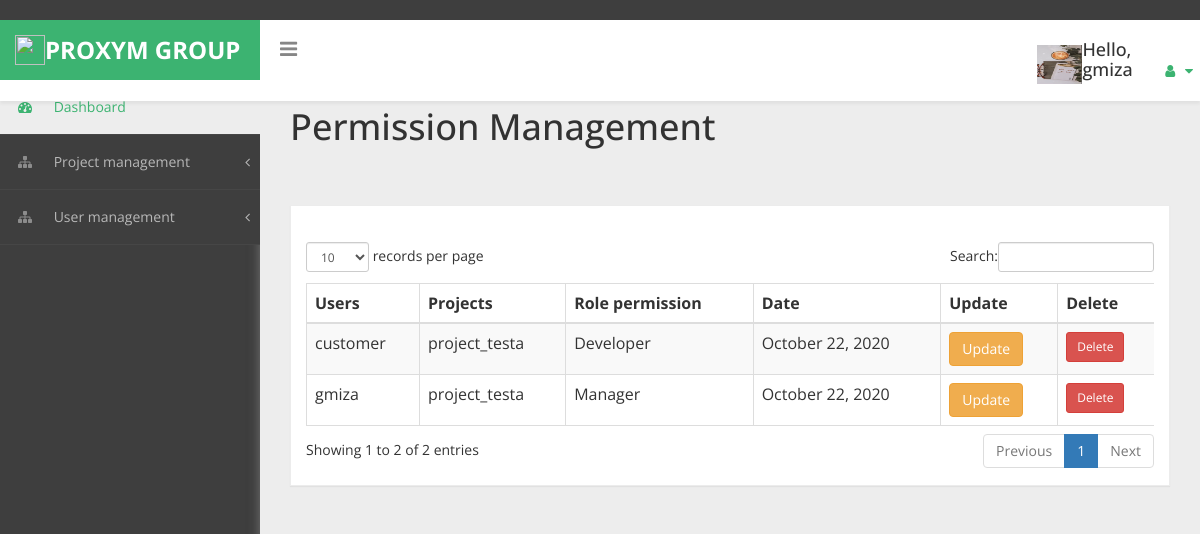
Page /detail_management/ (signed in) on the committed database.
### users/models.py (models this page shows, shortened)
class Profile(models.Model):
    user = models.OneToOneField(User, on_delete=models.CASCADE,unique=True, primary_key=True, default=None)
    image = models.ImageField(default='default.jpg', upload_to='profile_pics')

### blog/models.py (models this page shows, shortened)
class Permissionproject(models.Model):
    USER = (
                ('50', 'Manager'),
                ('20', 'Reporter'),
                ('30', 'Developer'),
                ('0', 'No access'),
			)
    user =models.ForeignKey(User, on_delete=models.PROTECT,verbose_name=u"User member")
    project_id =models.ForeignKey(Post, on_delete=models.PROTECT,verbose_name=u"Projects")
    Choose_a_role_permission = models.CharField(max_length=200, null=True, choices=USER)
    expires_at = models.DateTimeField(default=datetime.date.today)
    STATUS = (
                ('Pending', 'Pending'),
                ('Out for delivery', 'Out for delivery'),
                ('Delivered', 'Delivered'),
                )
    status = models.CharField(max_length=200, null=True, choices=STATUS)

class Post(models.Model):
    id = models.AutoField(primary_key=True)
    Project_name = models.CharField(max_length=100)
    gitlab_id = models.CharField(max_length=100)
    redmine_id = models.CharField(max_length=100)
    Identifiat  = models.CharField(max_length=100)
    gitlab_member = models.CharField(max_length=100)
    project_description = models.TextField()
    Project_URL = models.CharField(max_length=100)
    name_customer = models.CharField(max_length=100)
    date_posted = models.DateTimeField(default=timezone.now)
    expires_at = models.DateTimeField(default=datetime.date.today)
    author = models.ForeignKey(User, on_delete=models.CASCADE,default=123)
    LEVEL = (
        ('Public',  'Public'),
        ('Private', 'Private'),
        ('Internel', 'Internel'),
    )
    visibility_Level = MultiSelectField(choices=LEVEL)
    STATUS = (
                ('Pending', 'Pending'),
                ('Out for delivery', 'Out for delivery'),
                ('Delivered', 'Delivered'),
                )
    status = models.CharField(max_length=200, null=True, choices=STATUS)
    def __str__(self):
        return self.Project_name

### blog/views.py (the view)
# urls.py: path('detail_management/', UserDetailView.as_view(template_name = 'blog/invite_detail.html'), name='detail'),
class UserDetailView(ListView):
    model=  Permissionproject
    template_name = 'blog/invite_detail.html'

### blog/templates/blog/invite_detail.html (shortened to what this page needs)
{% include "blog/index.html" %}
{% load static %}
{% block content %}
{% load crispy_forms_tags %}
    <html>
    <head>
        <link href="{% static 'blog/dataTables.bootstrap.css'%}" rel="stylesheet" />
  </head>
<body>
  <div id="page-wrapper" >
    <div class="header">
          <h1 class="page-header">
                 Permission Management<small></small>
                      </h1>
		</div>
  <div id="page-inner">
    <div class="row">
        <div class="col-md-12">
            <div class="panel panel-default">
                <div class="panel-heading">
                </div>
                <div class="panel-body">
                    <div class="table-responsive">
                      <div class="button">
                        <table class="table table-striped table-bordered table-hover" id="dataTables-example" >
                            <thead>
                  <tr>
                    <th>Users</th>
                    <th >Projects</th>
                    <th >Role permission</th>
                    <th >Date</th>
                    <th>Update</th>
                    <th>Delete</th>
                   </tr>
              </thead>
    <tbody>
      {% for post in object_list %}
      <tr>
            <td scope="col">{{ post.user }}</td>
            <td scope="col">{{ post.project_id }}</td>
            {% if post.Choose_a_role_permission == "50" %}
            <td scope="col">Manager</td>
            {%endif%}
              {% if post.Choose_a_role_permission == "30" %}
              <td scope="col">Developer</td>
              {%endif%}
                <td scope="col"> {{ post.expires_at|date:"F d, Y" }}</td>
    {% if user.is_authenticated %}
    <td><a class="btn btn-warning"  href="{% url 'permission-update' post.id %}">Update</a></td>
    <td><a class="btn btn-sm btn-danger" href ="{% url 'permission-delete' post.id %}">Delete</a></td>
    {%endif%}
  </tr>
  {% endfor %}
  </tbody>
  </table>
</div>
 </div>
 </div>
 </div>
 </div>
</div>
</div>
</body>
</html>
{% endblock content %}

### blog/templates/blog/index.html (shortened to what this page needs)
﻿{% load static %}
<!DOCTYPE html>
<html xmlns="http://www.w3.org/1999/xhtml">
<head>
    <link href="{% static 'blog/bootstrap.css'%}" rel="stylesheet" />
    <link href= "{% static 'blog/font-awesome.css'%}" rel="stylesheet" />
    <link href="{% static 'blog/morris-0.4.3.min.css'%}" rel="stylesheet" />
    <link href="{% static 'blog/custom-styles.css'%}" rel="stylesheet" />
    <link rel="stylesheet" href="{% static 'blog/cssCharts.css'%}">
    <link rel="stylesheet" href="https://cdnjs.cloudflare.com/ajax/libs/font-awesome/4.7.0/css/font-awesome.min.css">
</head>
<body>
    <div id="wrapper">
        <nav class="navbar navbar-default top-navbar" role="navigation">
            <div class="navbar-header">
                <a class="navbar-brand mr-4" style="background-color: #3CB371;" href="{% url 'blog-home' %}"><img src ="{% static 'image/icon.png' %}" style="float:left; position:relative;width:30px;height:30px;background-color: #3CB371;"> PROXYM GROUP</a>
		<div id="sideNav">
        <i class="fa fa-bars icon"></i>
		</div>
            </div>
            <ul class="nav navbar-top-links navbar-right">
                <li class="dropdown">
                         <img style="float:left; position:relative;
                        margin-top:25px;padding-left:-10px;" width="45" height="40" src="{{ user.profile.image.url }}">
                    <span class="hello-msg"><h4></span>Hello, {{request.user}}</h4>
                    <li class="dropdown">
                        <a class="dropdown-toggle" data-toggle="dropdown"  href="{% url 'profile' %}" >
                            <i class="fa fa-user fa-fw"></i> <i class="fa fa-caret-down"></i>
                        </li>
                        </nav>
                        </div>
        <nav class="navbar-default navbar-side" role="navigation">
            <div class="sidebar-collapse">
                <ul class="nav" id="main-menu">
                    <li>
                        <a class="active-menu" href="{% url 'blog-index' %}"><i class="fa fa-dashboard"></i> Dashboard</a>
                    </li>
                    <li>
                        {% if user.is_authenticated %}
                        <a href="#"><i class="fa fa-sitemap"></i> Project management<span class="fa arrow"></span></a>
                        </li>
                        <li>
                            <a href="#"><i class="fa fa-sitemap"></i> User management<span class="fa arrow"></span></a>
                                {% else %}
                                <li>  <a class="nav-item nav-link" href="{% url 'login' %}"><i class="fa fa-fw fa-user"></i>Login</a></li>
                                </ul>
                                {% endif %}
                            </li>
                          </ul></div></nav>
</body>
</html>

### blog/static/blog/custom-styles.css (style rules this page uses)
body { font-family: 'Open Sans', sans-serif; background: #3E3E3E; }
#wrapper { width: 100%; }
#page-wrapper { padding: 15px 15px; min-height: 600px; background: #EDEDED; }
#page-inner { width:100%; margin:10px 20px 10px 0px; background-color:transparent; padding: 15px 30px; min-height:1200px; }
h1, .h1, h2, .h2, h3, .h3 { margin-top: 7px; margin-bottom: -5px; }
h4 { padding-top:10px; }
.navbar-side { z-index: 0; }
.panel { border-radius:0px; }
.navbar-side .nav > li > a > i { color: #8C8C8C;padding: 8px;width: 30px;text-align: center; }
.top-navbar { position: fixed; width: 100%; z-index: 300; -webkit-box-shadow: 0 3px 3px rgba(0, 0, 0, 0.05); -moz-box-shadow: 0 3px 3px rgba(0, 0, 0, 0.05); box-shadow: 0 3px 3px rgba(0, 0, 0, 0.05); }
.navbar-side { z-index: 1; position: fixed; width: 260px; top: 80px; }
#page-wrapper { position: relative; top: 55px; box-shadow: 0 0 10px #757575; -moz-box-shadow: 0 0 10px #757575; -webkit-box-shadow: 0 0 10px #757575; }
.dropdown-menu>li>a { display: block; padding: 3px 20px; clear: both; font-weight: 400; line-height: 1.42857143; color: #333; white-space: nowrap; font-size: 13px; }
.page-header { margin: 0;border-bottom: 1px solid transparent;text-align: left;background-color: rgb(237, 237, 237);padding: 32px 22px 32px 0;color: #323232; }
.panel-default { border-color: #ECECEC; }
.panel-default > .panel-heading { color: #555; border-color: #FFF; font-weight:bold;background: #FFFFFF; font-size: 16px; text-shadow: none; }
.panel-heading { border-bottom: 1px solid transparent; border-top-left-radius: 3px; border-top-right-radius: 3px; }
.header { margin: 0 30px; }
i.fa.fa-bars { font-size: 20px; margin: 12px 0 0; }
.top-navbar { margin:0px; }
.top-navbar .navbar-brand { color: #fff;width: 260px;text-align: left;height: 60px;font-size: 24px;font-weight: 700;line-height: 30px;background: #3CB371; }
.top-navbar .nav > li { position: relative; display: inline-block; margin: 0px; padding: 0px; }
.top-navbar .nav > li > a { position: relative; display: block; padding: 20px;color: #FFFFFF; margin: 0px; }
.active-menu, .active-menu i { background-color: #EDEDED !important; color: #3CB371 !important; }
.active-menu i { color: #3CB371 !important; }
.arrow { float: right; margin-top: 8px; }
.fa.arrow:before { content: "\f104"; }
.sidebar-collapse , .sidebar-collapse .nav { background:none; }
.sidebar-collapse .nav { padding:0; }
.sidebar-collapse .nav > li > a { color: #B8B8B8; background:transparent; text-shadow:none; font-size: 14px; }
.sidebar-collapse > .nav > li > a { padding: 12px 10px; }
.sidebar-collapse > .nav > li { border-bottom: 1px solid rgba(107, 108, 109, 0.19); }
.navbar-side { border:none; background: #3E3E3E; }
.top-navbar { background: #FFFFFF; border-bottom:none; }
.top-navbar .nav > li > a > i { margin-right: 2px; }
.navbar-default { border:0px solid black; }
.navbar-header { background: transparent; }
.nav > li > a > i { margin-right:10px; color: #3CB371; }
#sideNav { float: left; left: 0; z-index: 3; color: #868686; cursor:pointer; border-radius: 0; width: 14px; font-size: 48px; line-height: 0; margin: 7px 0 0 20px; }
@media (min-width:768px) { #page-wrapper { margin: 0 0 0 260px; padding: 0; min-height: 1200px; } }
@media (min-width:768px) { .navbar-side { width: 260px; z-index: 1; } }
@media (min-width:768px) { .navbar { border-radius: 0px; } }

### rows in the picture
Permissionproject: user "gmiza", project_id "project_testa", Choose_a_role_permission "Manager", expires_at "October 22, 2020"
Permissionproject: user "customer", project_id "project_testa", Choose_a_role_permission "Developer", expires_at "October 22, 2020"

### other values in the picture
{{ request.user }} "gmiza"
